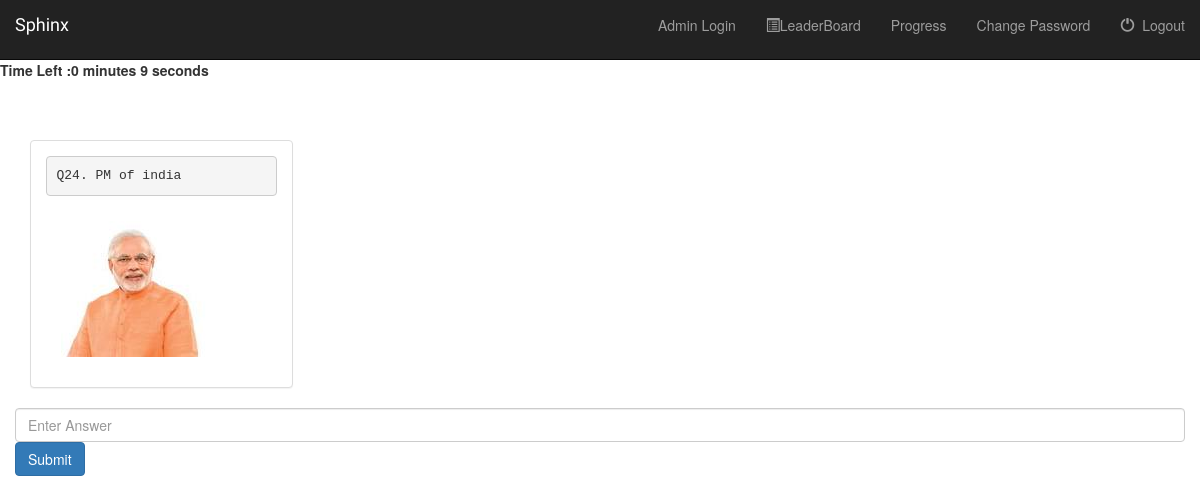
Page /sub/24/ (signed in) on the committed database.
### subjective/models.py (models this page shows, shortened)
class QuestionSub(Question):
    '''class Meta:
        verbose_name = "Subjective Question"
        verbose_name_plural = "Subjective Questions"'''

### quiz/models.py (models this page shows, shortened)
class Question(models.Model):
    quiz = models.ManyToManyField(Quiz,
                                  verbose_name=_("Quiz"),
                                  blank=True)
    question_link = models.CharField(verbose_name='questionlink',max_length=1800)
    category = models.ForeignKey(Category,
                                 verbose_name=_("Category"),
                                 blank=True,
                                 null=True, on_delete=models.CASCADE)
    figure = models.FileField()
    content = models.CharField(max_length=1000,
                               blank=False,
                               help_text=_("Enter the question text that "
                                           "you want displayed"),
                               verbose_name=_('Question'))
    explanation = models.TextField(max_length=2000,
                                   blank=True,
                                   help_text=_("Explanation to be shown "
                                               "after the question has "
                                               "been answered."),
                                   verbose_name=_('Explanation'))
    marks = models.IntegerField(default=0,verbose_name='marks')
    objects = InheritanceManager()
    class Meta:
        verbose_name = _("Question")
        verbose_name_plural = _("Questions")
        ordering = ['category']

### subjective/views.py (the view)
# urls.py: url(r'^(?P<pk>[0-9]+)/$', view=DetailView.as_view(), name='detail'),
class DetailView(LoginRequiredMixin, generic.DetailView):
    model = QuestionSub
    template_name = 'subjective/detail.html'

### quiz/templates/subjective/detail.html (shortened to what this page needs)
{% extends 'base.html' %}
{% block body %}
<div style="font-weight: bold" id="quiz-time-left"></div>
<head>
    {% load staticfiles %}
    <link rel="stylesheet" href="https://maxcdn.bootstrapcdn.com/bootstrap/3.3.7/css/bootstrap.min.css">
</head>
<br>
    <br>
    <br>
<div class="container-fluid songs-container">
    <div class="col-sm-4 col-md-3">
        <div class="panel panel-default">
            <div class="panel-body">
                {% if questionsub.content %}
                    <pre>Q{{ questionsub.pk }}. {{ questionsub.content }}</pre>
                {% else %}
                    <h3>No Question to display</h3>
                {% endif %}
                {% if questionsub.figure %}
                    <div class="panel-body" >
                        <img src="{{ questionsub.figure.url }}" class="img-responsive" >
                    </div>
                {% endif %}
            </div>
        </div>
    </div>
    <form action="{% url 'subjective:ques_ans' questionsub.id %}" class="form-horizontal" method="post">
        <input name="answer" type="text" class="form-control" placeholder="Enter Answer">
        <button type="submit" class="btn btn-primary">Submit</button>
    </form>
</div>
{% endblock %}

### quiz/static/quiz/style.css (style rules this page uses)
body { margin-bottom: 800px; background: white url("images/bgd.jpg"); background-size: cover; background-repeat: no-repeat; background-position: center center; }

### rows in the picture
QuestionSub: pk "24"
Question: content "PM of india", figure (picture)
